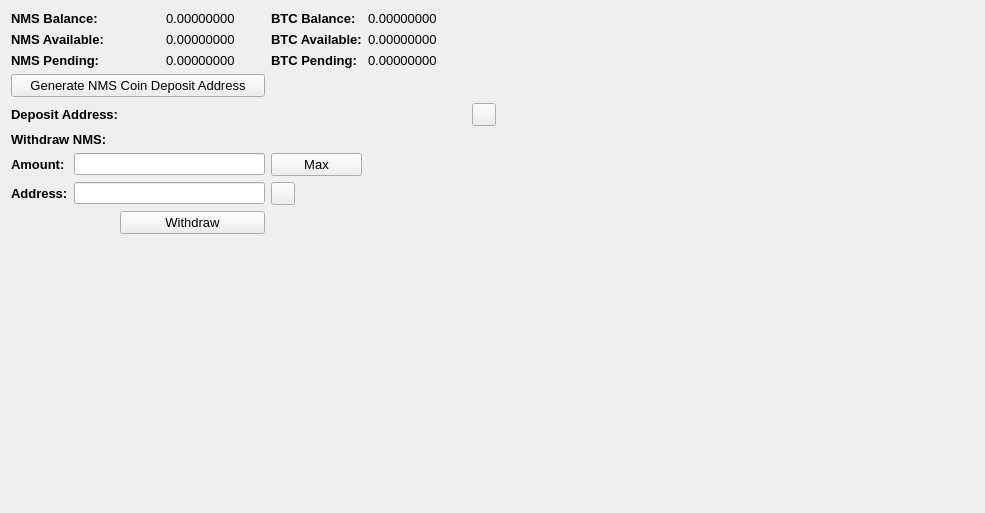
     <widget class="QWidget" name="BalanceTab">
      <attribute name="title">
       <string>Balance</string>
      </attribute>
      <layout class="QGridLayout" name="gridLayout_2">
       <item row="0" column="0" colspan="2">
        <widget class="QLabel" name="label_11">
         <property name="font">
          <font>
           <pointsize>10</pointsize>
           <weight>75</weight>
           <bold>true</bold>
          </font>
         </property>
         <property name="text">
          <string>NMS Balance:</string>
         </property>
        </widget>
       </item>
       <item row="0" column="3">
        <widget class="QLabel" name="NMSBalanceLabel">
         <property name="font">
          <font>
           <pointsize>10</pointsize>
          </font>
         </property>
         <property name="text">
          <string>0.00000000</string>
         </property>
         <property name="textInteractionFlags">
          <set>Qt::LinksAccessibleByMouse|Qt::TextSelectableByMouse</set>
         </property>
        </widget>
       </item>
       <item row="0" column="4">
        <widget class="QLabel" name="label_12">
         <property name="font">
          <font>
           <pointsize>10</pointsize>
           <weight>75</weight>
           <bold>true</bold>
          </font>
         </property>
         <property name="text">
          <string>BTC Balance:</string>
         </property>
        </widget>
       </item>
       <item row="0" column="5">
        <widget class="QLabel" name="BitcoinBalanceLabel">
         <property name="font">
          <font>
           <pointsize>10</pointsize>
          </font>
         </property>
         <property name="text">
          <string>0.00000000</string>
         </property>
         <property name="textInteractionFlags">
          <set>Qt::LinksAccessibleByMouse|Qt::TextSelectableByMouse</set>
         </property>
        </widget>
       </item>
       <item row="0" column="7" rowspan="10">
        <spacer name="horizontalSpacer_4">
         <property name="orientation">
          <enum>Qt::Horizontal</enum>
         </property>
         <property name="sizeHint" stdset="0">
          <size>
           <width>478</width>
           <height>488</height>
          </size>
         </property>
        </spacer>
       </item>
       <item row="1" column="0" colspan="2">
        <widget class="QLabel" name="label_13">
         <property name="font">
          <font>
           <pointsize>10</pointsize>
           <weight>75</weight>
           <bold>true</bold>
          </font>
         </property>
         <property name="text">
          <string>NMS Available:</string>
         </property>
        </widget>
       </item>
       <item row="1" column="3">
        <widget class="QLabel" name="NMSAvailableLabel_2">
         <property name="font">
          <font>
           <pointsize>10</pointsize>
          </font>
         </property>
         <property name="text">
          <string>0.00000000</string>
         </property>
         <property name="textInteractionFlags">
          <set>Qt::LinksAccessibleByMouse|Qt::TextSelectableByMouse</set>
         </property>
        </widget>
       </item>
       <item row="1" column="4">
        <widget class="QLabel" name="label_15">
         <property name="font">
          <font>
           <pointsize>10</pointsize>
           <weight>75</weight>
           <bold>true</bold>
          </font>
         </property>
         <property name="text">
          <string>BTC Available:</string>
         </property>
        </widget>
       </item>
       <item row="1" column="5">
        <widget class="QLabel" name="BitcoinAvailableLabel">
         <property name="font">
          <font>
           <pointsize>10</pointsize>
          </font>
         </property>
         <property name="text">
          <string>0.00000000</string>
         </property>
         <property name="textInteractionFlags">
          <set>Qt::LinksAccessibleByMouse|Qt::TextSelectableByMouse</set>
         </property>
        </widget>
       </item>
       <item row="2" column="0" colspan="2">
        <widget class="QLabel" name="label_14">
         <property name="font">
          <font>
           <pointsize>10</pointsize>
           <weight>75</weight>
           <bold>true</bold>
          </font>
         </property>
         <property name="text">
          <string>NMS Pending:</string>
         </property>
        </widget>
       </item>
       <item row="2" column="3">
        <widget class="QLabel" name="NMSPendingLabel">
         <property name="font">
          <font>
           <pointsize>10</pointsize>
          </font>
         </property>
         <property name="text">
          <string>0.00000000</string>
         </property>
         <property name="textInteractionFlags">
          <set>Qt::LinksAccessibleByMouse|Qt::TextSelectableByMouse</set>
         </property>
        </widget>
       </item>
       <item row="2" column="4">
        <widget class="QLabel" name="label_31">
         <property name="font">
          <font>
           <pointsize>10</pointsize>
           <weight>75</weight>
           <bold>true</bold>
          </font>
         </property>
         <property name="text">
          <string>BTC Pending:</string>
         </property>
        </widget>
       </item>
       <item row="2" column="5">
        <widget class="QLabel" name="BitcoinPendingLabel">
         <property name="font">
          <font>
           <pointsize>10</pointsize>
          </font>
         </property>
         <property name="text">
          <string>0.00000000</string>
         </property>
         <property name="textInteractionFlags">
          <set>Qt::LinksAccessibleByMouse|Qt::TextSelectableByMouse</set>
         </property>
        </widget>
       </item>
       <item row="3" column="0" colspan="4">
        <widget class="QPushButton" name="GenDepositBTN">
         <property name="font">
          <font>
           <pointsize>10</pointsize>
          </font>
         </property>
         <property name="text">
          <string>Generate NMS Coin Deposit Address</string>
         </property>
        </widget>
       </item>
       <item row="4" column="0" colspan="3">
        <widget class="QLabel" name="label_33">
         <property name="font">
          <font>
           <pointsize>10</pointsize>
           <weight>75</weight>
           <bold>true</bold>
          </font>
         </property>
         <property name="text">
          <string>Deposit Address:</string>
         </property>
        </widget>
       </item>
       <item row="4" column="3" colspan="3">
        <widget class="QLabel" name="DepositAddressLabel">
         <property name="minimumSize">
          <size>
           <width>300</width>
           <height>0</height>
          </size>
         </property>
         <property name="palette">
          <palette>
           <active>
            <colorrole role="WindowText">
             <brush brushstyle="SolidPattern">
              <color alpha="255">
               <red>0</red>
               <green>0</green>
               <blue>0</blue>
              </color>
             </brush>
            </colorrole>
            <colorrole role="Text">
             <brush brushstyle="SolidPattern">
              <color alpha="255">
               <red>0</red>
               <green>0</green>
               <blue>255</blue>
              </color>
             </brush>
            </colorrole>
           </active>
           <inactive>
            <colorrole role="WindowText">
             <brush brushstyle="SolidPattern">
              <color alpha="255">
               <red>0</red>
               <green>0</green>
               <blue>0</blue>
              </color>
             </brush>
            </colorrole>
            <colorrole role="Text">
             <brush brushstyle="SolidPattern">
              <color alpha="255">
               <red>0</red>
               <green>0</green>
               <blue>255</blue>
              </color>
             </brush>
            </colorrole>
           </inactive>
           <disabled>
            <colorrole role="WindowText">
             <brush brushstyle="SolidPattern">
              <color alpha="255">
               <red>120</red>
               <green>120</green>
               <blue>120</blue>
              </color>
             </brush>
            </colorrole>
            <colorrole role="Text">
             <brush brushstyle="SolidPattern">
              <color alpha="255">
               <red>120</red>
               <green>120</green>
               <blue>120</blue>
              </color>
             </brush>
            </colorrole>
           </disabled>
          </palette>
         </property>
         <property name="font">
          <font>
           <pointsize>10</pointsize>
           <weight>75</weight>
           <bold>true</bold>
          </font>
         </property>
         <property name="text">
          <string/>
         </property>
         <property name="alignment">
          <set>Qt::AlignRight|Qt::AlignTrailing|Qt::AlignVCenter</set>
         </property>
         <property name="textInteractionFlags">
          <set>Qt::LinksAccessibleByMouse|Qt::TextSelectableByKeyboard|Qt::TextSelectableByMouse</set>
         </property>
        </widget>
       </item>
       <item row="4" column="6">
        <widget class="QToolButton" name="DepositCopyButton">
         <property name="toolTip">
          <string>Copy to clipboard</string>
         </property>
         <property name="text">
          <string/>
         </property>
         <property name="icon">
          <iconset resource="../bitcoin.qrc">
           <normaloff>:/icons/editcopy</normaloff>:/icons/editcopy</iconset>
         </property>
         <property name="shortcut">
          <string>Alt+P</string>
         </property>
        </widget>
       </item>
       <item row="5" column="0" colspan="2">
        <widget class="QLabel" name="label_34">
         <property name="font">
          <font>
           <pointsize>10</pointsize>
           <weight>75</weight>
           <bold>true</bold>
          </font>
         </property>
         <property name="text">
          <string>Withdraw NMS:</string>
         </property>
        </widget>
       </item>
       <item row="6" column="0">
        <widget class="QLabel" name="label_26">
         <property name="font">
          <font>
           <pointsize>10</pointsize>
           <weight>75</weight>
           <bold>true</bold>
          </font>
         </property>
         <property name="text">
          <string>Amount:</string>
         </property>
        </widget>
       </item>
       <item row="6" column="1" colspan="3">
        <widget class="QLineEdit" name="WithdrawUnitsInput">
         <property name="font">
          <font>
           <pointsize>9</pointsize>
           <weight>75</weight>
           <bold>true</bold>
          </font>
         </property>
         <property name="text">
          <string/>
         </property>
        </widget>
       </item>
       <item row="6" column="4">
        <widget class="QPushButton" name="Withdraw_Max_Amount">
         <property name="font">
          <font>
           <pointsize>10</pointsize>
          </font>
         </property>
         <property name="text">
          <string>Max</string>
         </property>
        </widget>
       </item>
       <item row="7" column="0">
        <widget class="QLabel" name="label_10">
         <property name="font">
          <font>
           <pointsize>10</pointsize>
           <weight>75</weight>
           <bold>true</bold>
          </font>
         </property>
         <property name="text">
          <string>Address:</string>
         </property>
        </widget>
       </item>
       <item row="7" column="1" colspan="3">
        <widget class="QLineEdit" name="WithdrawAddress">
         <property name="font">
          <font>
           <pointsize>9</pointsize>
           <weight>75</weight>
           <bold>true</bold>
          </font>
         </property>
        </widget>
       </item>
       <item row="7" column="4">
        <widget class="QToolButton" name="WithdrawPasteButton">
         <property name="toolTip">
          <string>Paste from clipboard</string>
         </property>
         <property name="text">
          <string/>
         </property>
         <property name="icon">
          <iconset resource="../bitcoin.qrc">
           <normaloff>:/icons/editpaste</normaloff>:/icons/editpaste</iconset>
         </property>
         <property name="shortcut">
          <string>Alt+P</string>
         </property>
        </widget>
       </item>
       <item row="8" column="2" colspan="2">
        <widget class="QPushButton" name="WithdrawUnitsBtn">
         <property name="font">
          <font>
           <pointsize>10</pointsize>
          </font>
         </property>
         <property name="text">
          <string>Withdraw</string>
         </property>
        </widget>
       </item>
       <item row="9" column="0" colspan="6">
        <spacer name="verticalSpacer">
         <property name="orientation">
          <enum>Qt::Vertical</enum>
         </property>
         <property name="sizeHint" stdset="0">
          <size>
           <width>428</width>
           <height>262</height>
          </size>
         </property>
        </spacer>
       </item>
      </layout>
      <zorder>label_31</zorder>
      <zorder>label_15</zorder>
      <zorder>label_12</zorder>
      <zorder>label_14</zorder>
      <zorder>label_13</zorder>
      <zorder>label_11</zorder>
      <zorder>BitcoinBalanceLabel</zorder>
      <zorder>NMSBalanceLabel</zorder>
      <zorder>NMSAvailableLabel_2</zorder>
      <zorder>NMSPendingLabel</zorder>
      <zorder>BitcoinAvailableLabel</zorder>
      <zorder>BitcoinPendingLabel</zorder>
      <zorder>label_33</zorder>
      <zorder>GenDepositBTN</zorder>
      <zorder>DepositAddressLabel</zorder>
      <zorder>Withdraw_Max_Amount</zorder>
      <zorder>label_34</zorder>
      <zorder>WithdrawUnitsInput</zorder>
      <zorder>label_10</zorder>
      <zorder>label_26</zorder>
      <zorder>WithdrawAddress</zorder>
      <zorder>WithdrawUnitsBtn</zorder>
      <zorder>horizontalSpacer_4</zorder>
      <zorder>verticalSpacer</zorder>
      <zorder>WithdrawPasteButton</zorder>
      <zorder>DepositCopyButton</zorder>
     </widget>
